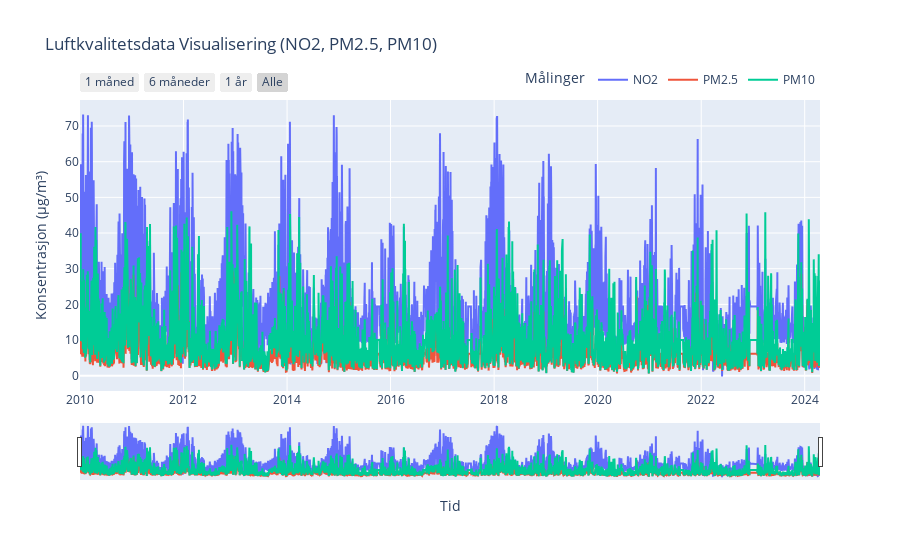

Source (notebook cell):
### Markdown cell above
#### **Figur 1: Interaktiv Oversikt over Luftkvalitetsdata** 🌫️📉

Analysen av luftkvalitetsdataene innledes med denne interaktive oversiktsfiguren, som viser den komplette og ufiltrerte tidsserien for de daglige målingene av **NO₂**, **PM10** og **PM2.5** i Trondheim. Ved hjelp av interaktive funksjoner som tidsvelger og zoom-linjal, gir figuren en kraftig og intuitiv mulighet til å utforske rådataene i dybden og få en umiddelbar forståelse av deres struktur og dynamikk.


- **Lesbarhet:** Hover-effekter og zoom gjør det enkelt å studere detaljerte perioder.
- **Estetikk:** Bruk av farge og layout gjør dataene levende og engasjerende.
- **Formidling:** Interaktiviteten støtter utforskning av forurensningstopper og korrelasjon med tidspunkter.

### Code cell
# Hente inn ploty over NILU
nilu_plotly.show()

### Figure 1 — Plotly figure (JSON) as saved in the notebook; plotly's stock layout.template omitted (floating-point values rounded to 4 significant figures; data arrays with more than 128 entries replaced by an {"elided": "..."} marker saying what was removed)
{"data": [{"mode": "lines", "name": "NO2", "type": "scatter", "x": {"elided": "5222 str values"}, "y": {"elided": "5222 float values"}}, {"mode": "lines", "name": "PM2.5", "type": "scatter", "x": {"elided": "5222 str values"}, "y": {"elided": "5222 float values"}}, {"mode": "lines", "name": "PM10", "type": "scatter", "x": {"elided": "5222 str values"}, "y": {"elided": "5222 float values"}}], "layout": {"legend": {"orientation": "h", "title": {"text": "Målinger"}, "x": 1, "xanchor": "right", "y": 1.02, "yanchor": "bottom"}, "title": {"text": "Luftkvalitetsdata Visualisering (NO2, PM2.5, PM10)"}, "xaxis": {"rangeselector": {"buttons": [{"count": 1, "label": "1 måned", "step": "month", "stepmode": "backward"}, {"count": 6, "label": "6 måneder", "step": "month", "stepmode": "backward"}, {"count": 1, "label": "1 år", "step": "year", "stepmode": "backward"}, {"label": "Alle", "step": "all"}]}, "rangeslider": {"visible": true}, "title": {"text": "Tid"}, "type": "date"}, "yaxis": {"title": {"text": "Konsentrasjon (µg/m³)"}}}}
